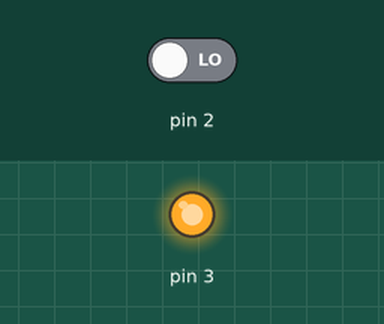
Recording of a sketch running on a simulated Arduino Uno, built with avr-gcc and run on an emulated ATmega328P. On the bench: output pins drawn as LEDs (lit = HIGH). The test bench sets the inputs (shaded band); at power-on: pin 2 LOW.

Above: at 1.2 s.
1.3 s: pin 2 driven HIGH
At 2.4 s:
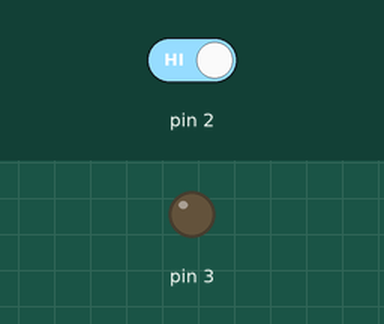
2.8 s: pin 2 driven LOW
At 3.5 s:
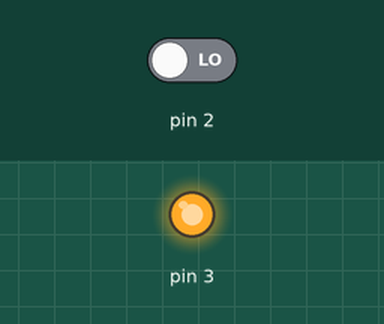
Timing chart, 0 to 5.8 s (numbered marks = the images above; inputs shaded):
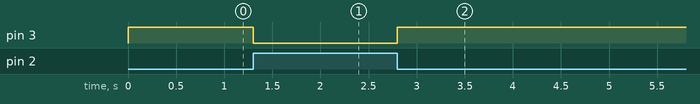

The sketch:

codigo.ino
```cpp
// C++ code
//
void setup()
{
  pinMode(2, INPUT);
  pinMode(3, OUTPUT);
}

void loop()
{
  int var = digitalRead(2);
  if (var) {
    digitalWrite (3, LOW);
  }else{
    digitalWrite (3, HIGH);
}
}
```

Measured:
- after the input at 1.3 s, pin 3: HIGH → LOW at once
- after the input at 2.8 s, pin 3: LOW → HIGH at once
